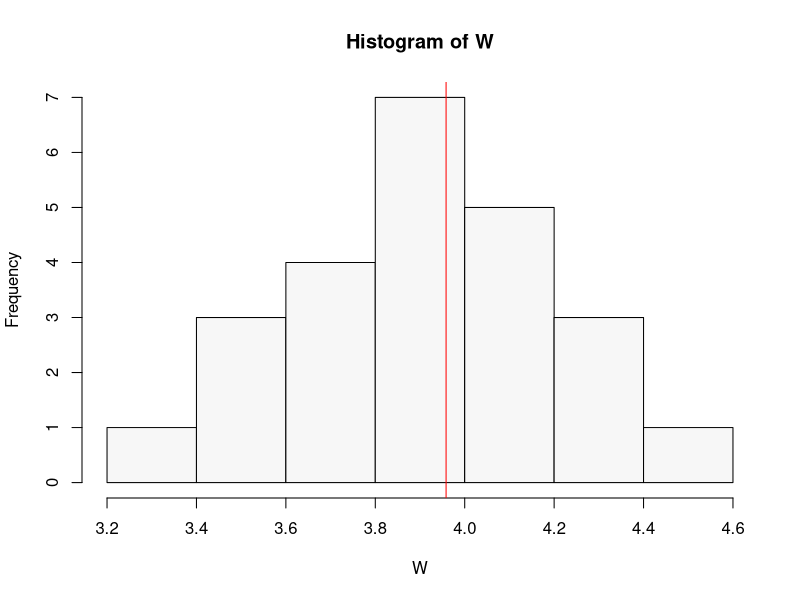
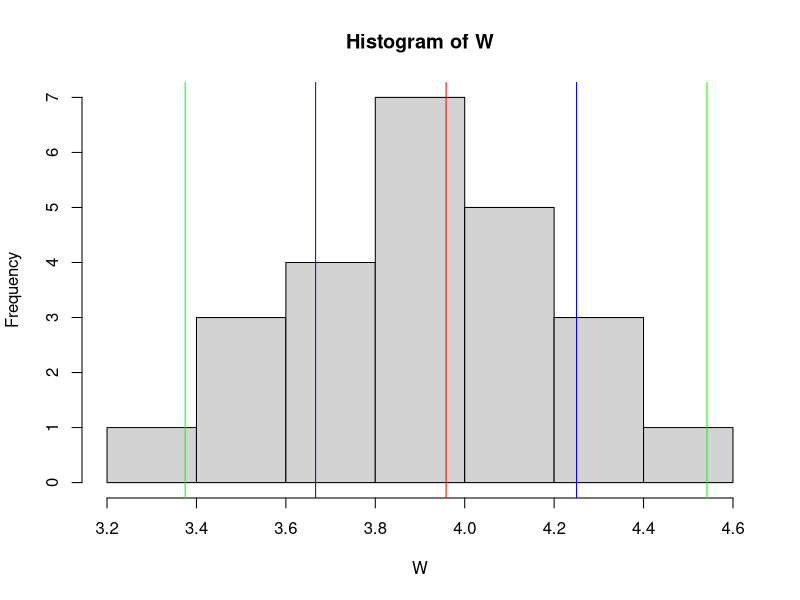
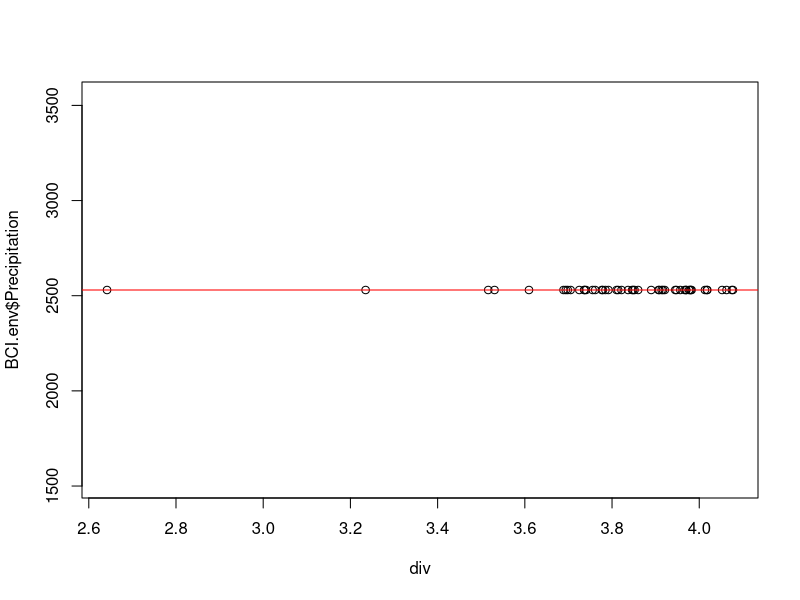
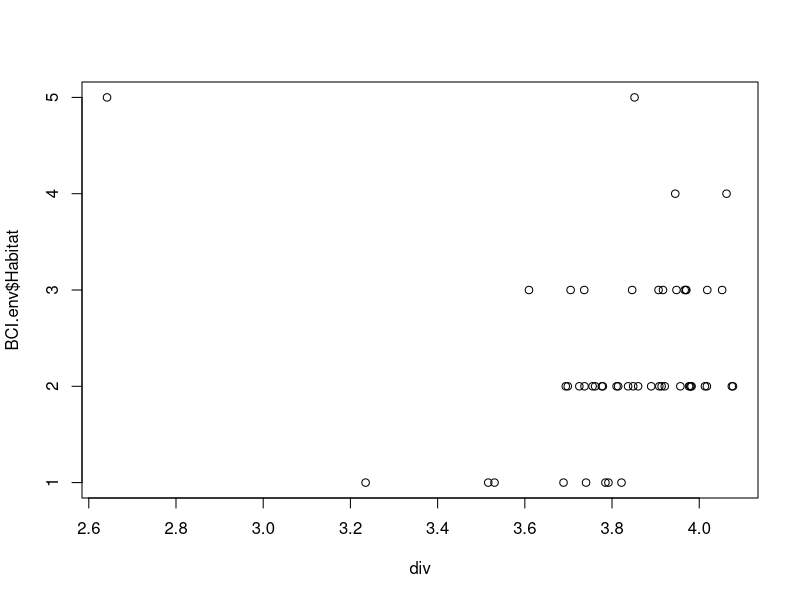

Write the R code that produced these figures, in order.
## ---- chunk 1
knitr::opts_chunk$set(echo = TRUE)
suppressPackageStartupMessages(require(knitr))
suppressPackageStartupMessages(require(kableExtra))
suppressPackageStartupMessages(library(dplyr))
suppressPackageStartupMessages(library(ggplot2))
suppressPackageStartupMessages(library(vegan))
## ---- chunk 2
W <- c(3.3,3.5,3.6,3.6,3.7,3.8,
       3.8,3.8,3.9,3.9,3.9,4.0,
       4.0,4.0,4.0,4.1,4.1,4.1,
       4.2,4.2,4.3,4.3,4.4,4.5)
## ---- chunk 3
sum(W)
## ---- chunk 4
mean(W)
## ---- chunk 5
ma <-  function(vector){
  N = length(vector)
  ma = sum(vector)/N
  return(ma)
}
ma(W)
## ---- chunk 6
hist(W, col = "gray97")
abline(v=mean(W), col="red")
## ---- chunk 7
sort(W)
## ---- chunk 8
median(W)
## ---- chunk 9
table(W)
## ---- chunk 10
moda <- function(x) {
  uniqv <- unique(x)
  uniqv[which.max(tabulate(match(x, uniqv)))]
}
moda(W)

## ---- chunk 11
max(W) - min(W)
## ---- chunk 12
range(W) 
## ---- chunk 13

quantile(W)

## ---- chunk 14
quantile(W, probs = c(0.05, 0.25, 0.5, 0.75, 0.95)) # especificar el rango de porcentaje acumulado a entregar
## ---- chunk 15
quantile(W, 0.75) - quantile(W, 0.25)

# alternativa
quantile(W)[4] - quantile(W)[2]

## ---- chunk 16
var(W)
## ---- chunk 17
W <- c(3.3,3.5,3.6,3.6,3.7,3.8,
       3.8,3.8,3.9,3.9,3.9,4.0,
       4.0,4.0,4.0,4.1,4.1,4.1,
       4.2,4.2,4.3,4.3,4.4,4.5)
## ---- chunk 18
sd(W)

## ---- chunk 19
# graficar la +- 1 DE y +- 2 DE en un histograma?
hist(W)
abline(v=mean(W), col='red')

## +- 1 DE ---------------------------------------------------------------
abline(v=mean(W)+sd(W), col='blue')
abline(v=mean(W)-sd(W), col='blue')

## +- 2 DE ---------------------------------------------------------------
abline(v=mean(W)+sd(W)*2, col='green')
abline(v=mean(W)-sd(W)*2, col='green')
## ---- chunk 20
sd(W) / mean(W) * 100
## ---- chunk 21
especies   <- c('a','b','c','d','e','f')
frecuencia <- c(44,3,28,12,2,8)
data <- data.frame(especies, frecuencia)


kable_styling(
              kable(data, digits = 3, row.names = FALSE, align = "c",
              caption = NULL, format = "html"),
        bootstrap_options = c("striped", "hover", "condensed"),
        position = "center", full_width = FALSE) 

## ---- chunk 22
especies   <- c('a','b','c','d','e','f')
frecuencia <- c(44,3,28,12,2,8)

# funcion manual para vector de 1D
diversidad <- function(x){
  x <- x/(total <- sum(x)) # Proporcion de cada especie
  x <- -x * log(x, exp(1)) 
  H <- sum(x, na.rm = TRUE)
  H
}

## ---- chunk 23
diversidad(frecuencia)
## ---- chunk 24
especies   <- c('a','b','c','d','e','f')
frecuencia <- c(44,3,28,12,2,8)
data <- data.frame(especies, frecuencia)


kable_styling(
              kable(data, digits = 3, row.names = FALSE, align = "c",
              caption = NULL, format = "html"),
        bootstrap_options = c("striped", "hover", "condensed"),
        position = "center", full_width = FALSE) 

## ---- chunk 25
library(vegan)
diversity(frecuencia) 

## ---- chunk 26
data(BCI)
data(BCI.env)
## ---- chunk 27
#### Diversity  ---------------------------------------------------------
div <- diversity(BCI)
div
## ---- chunk 28
# analizar gradientes entre diversidad y variables
plot(x = div, y = BCI.env$Precipitation)
abline(h=2530, col="red")

## ---- chunk 29
plot(x = div, y = BCI.env$Habitat)
